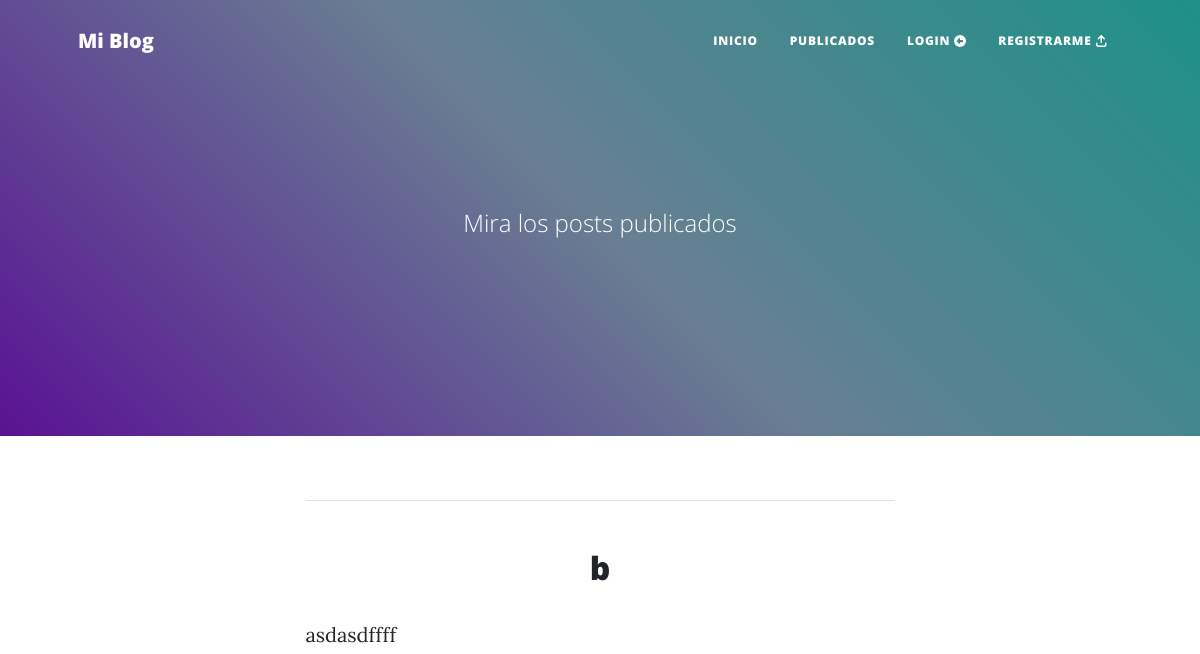
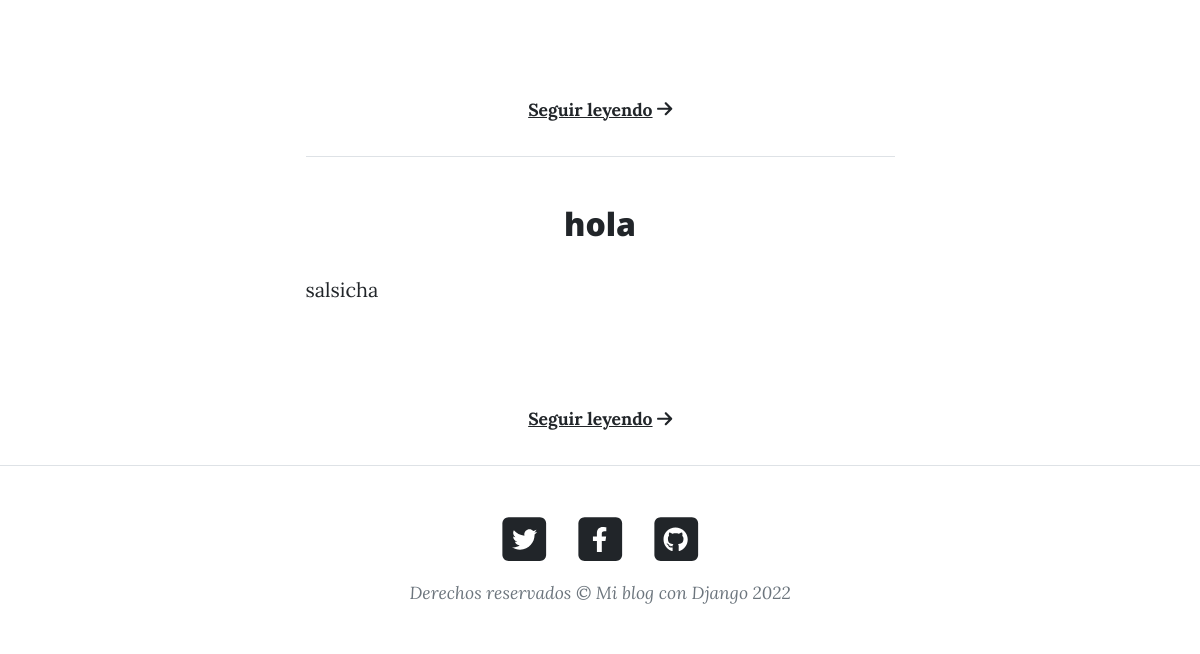
/posts/publicados/, run on an earlier commit of the app's database (2 pictures, top to bottom).
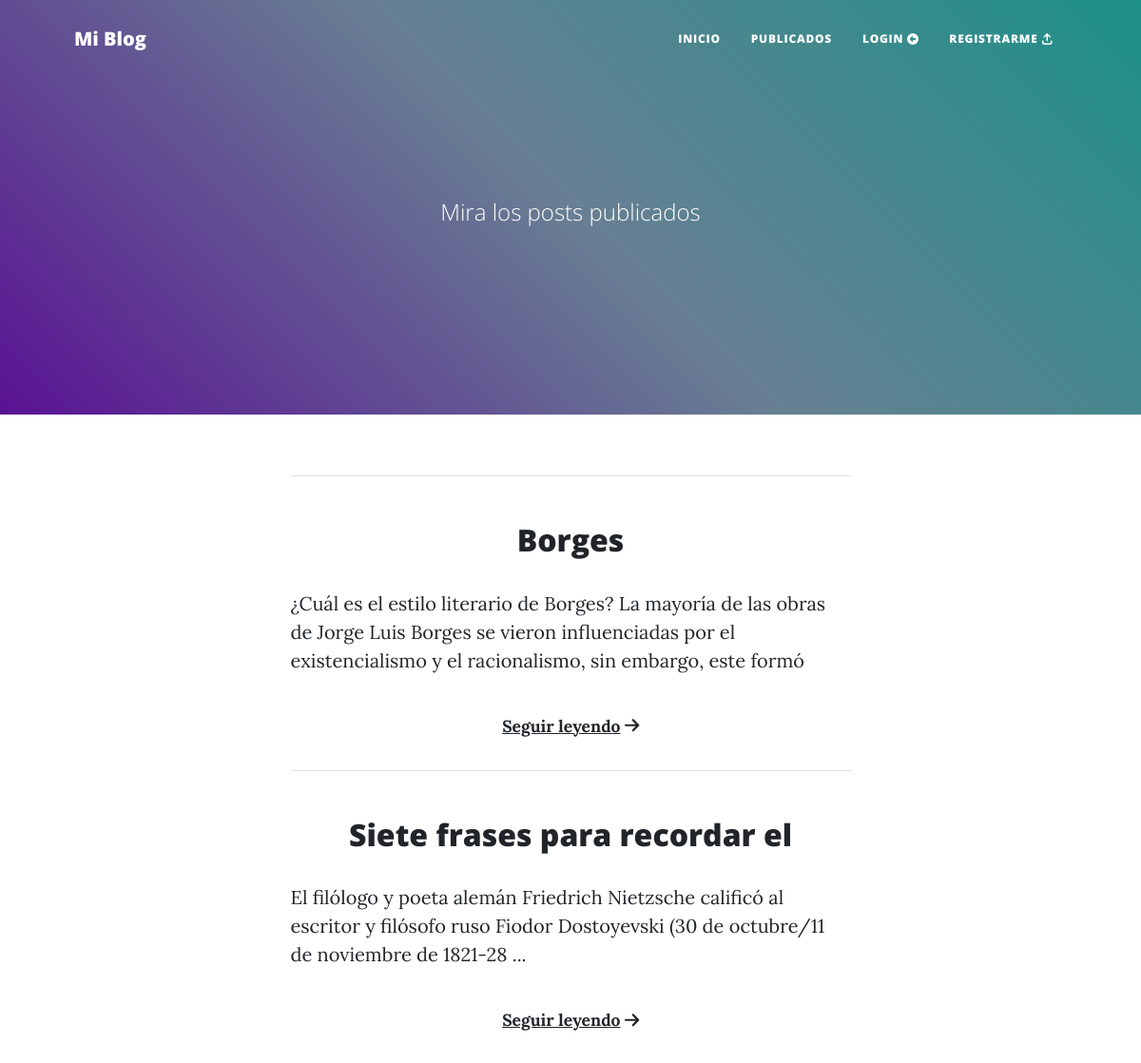
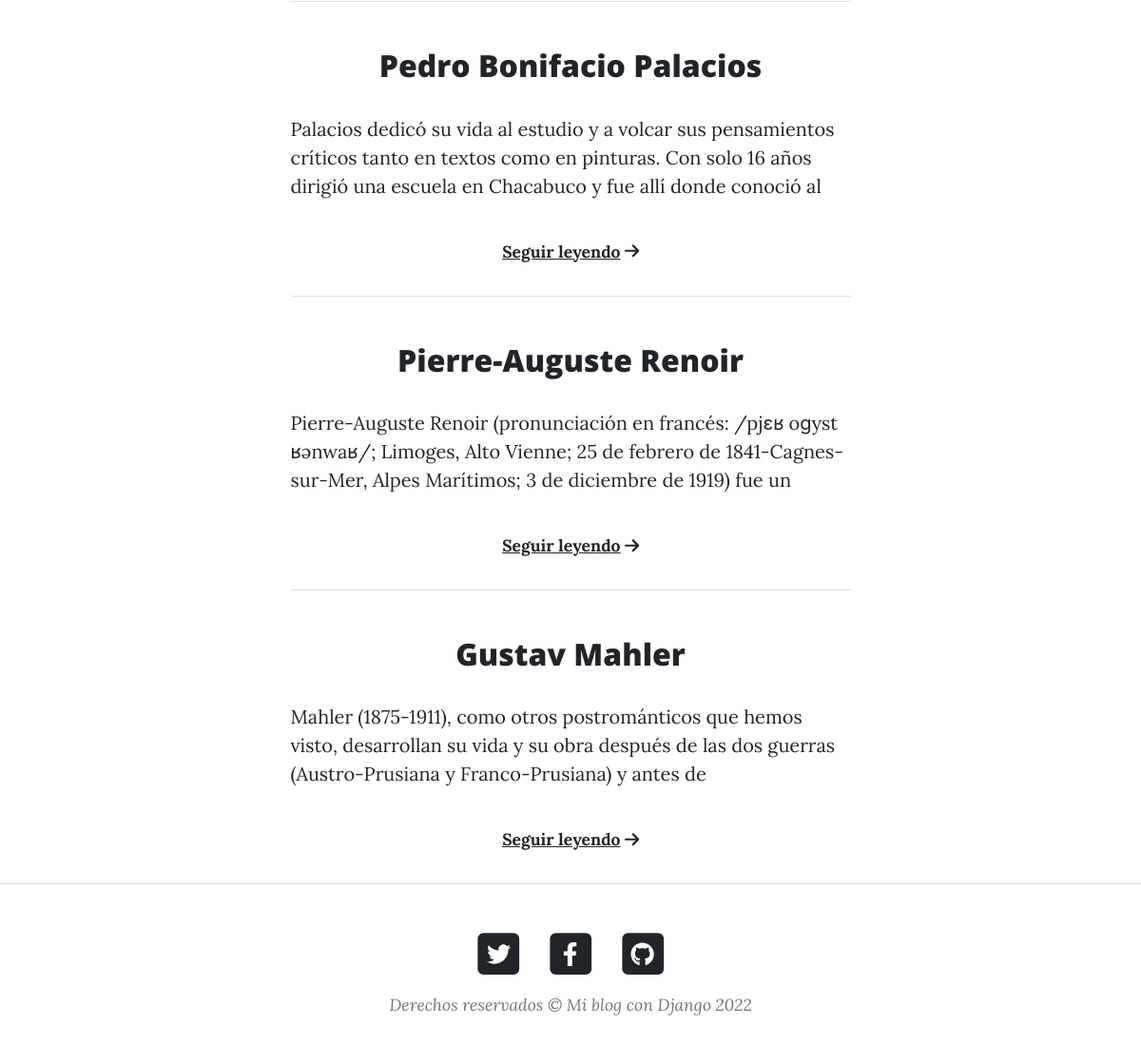
And on a later commit of the database (2 pictures, top to bottom).
### appblog/models.py (models this page shows, shortened)
class Posteos_nuevos(models.Model):
    id = models.AutoField(primary_key=True)
    titulo = models.CharField(max_length=60)
    post = models.TextField()

### appblog/views.py (the view)
# urls.py: path('posts/publicados/', Publicados, name='publicados'),
def Publicados(request):
    if request.user.is_authenticated:
        avatar = Avatar.objects.filter(usuario = request.user)
        if len(avatar) > 0:
            imagen = avatar[0].img.url
    else:
        imagen = ''
    posts = Posteos_nuevos.objects.all()
    if request.method == 'GET':
        buscar = request.GET.get('buscar')
        if buscar:
            posts = Posteos_nuevos.objects.filter(titulo__icontains=buscar)
    return render(request, 'appblog/publicados.html', {'posts': posts, 'imagen': imagen})

### appblog/templates/appblog/publicados.html (shortened to what this page needs)
{% extends 'appblog/base.html' %}
{% block masthead %}
<header class="masthead " style="background: rgb(149,0,255);
background: linear-gradient(45deg, rgba(149,0,255,1) 0%, rgba(178,220,255,1) 50%, rgba(26,255,233,1) 100%);">
  <div class="container position-relative px-4 px-lg-5">
      <div class="row gx-4 gx-lg-5 justify-content-center">
          <div class="col-md-10 col-lg-8 col-xl-7">
              <div class="site-heading">
                {% if posts %}
                  <h1 class="text-white">{{Posteos_nuevos.count}}</h1>   <span class="subheading">Mira los posts publicados</span>
                  {% else %}
                <span class="subheading">No hay posteos aún...</span>
                {% endif %}
              </div>
            </div>
      </div>
  </div>
</header>
{% endblock masthead %}
{% block contenido_inicio %}
{% for post in posts %}
<div class="text-center border-top mt-3">
  <h2 style="word-break: break-word" class="mt-5">{{post.titulo}}</h2>
  <p style="word-break: break-word; height:6rem; overflow: hidden" class="text-start">{{ post.post }}</p>
  <p class="text-center">
    <small>
      <a class="" style="font-weight:bold" href="{{post.id}}/">Seguir leyendo<i class="fa-solid fa-arrow-right ms-1"></i
        ></a>
    </small>
  </p>
</div>
{% endfor %}
{% endblock %}

What changed in the data, as far as the page shows it:
removed Posteos_nuevos: titulo "b", post "asdasdffff"
removed Posteos_nuevos: titulo "hola", post "salsicha"
added Posteos_nuevos: titulo "Borges", post "¿Cuál es el estilo literario de Borges? La mayoría de las obras de Jorge Luis Borges se vieron influenciadas por el existencialismo y el racionalismo, sin embargo, este formó…"
added Posteos_nuevos: titulo "Siete frases para recordar el", post "El filólogo y poeta alemán Friedrich Nietzsche calificó al escritor y filósofo ruso Fiodor Dostoyevski (30 de octubre/11 de noviembre de 1821-28 ..."
added Posteos_nuevos: titulo "Pedro Bonifacio Palacios", post "Palacios dedicó su vida al estudio y a volcar sus pensamientos críticos tanto en textos como en pinturas. Con solo 16 años dirigió una escuela en Chacabuco y fue allí donde conoció al…"
added Posteos_nuevos: titulo "Pierre-Auguste Renoir", post "Pierre-Auguste Renoir (pronunciación en francés: /pjɛʁ oɡyst ʁənwaʁ/; Limoges, Alto Vienne; 25 de febrero de 1841-Cagnes-sur-Mer, Alpes Marítimos; 3 de diciembre de 1919) fue un…"
added Posteos_nuevos: titulo "Gustav Mahler", post "Mahler (1875-1911), como otros postrománticos que hemos visto, desarrollan su vida y su obra después de las dos guerras (Austro-Prusiana y Franco-Prusiana) y antes de"
